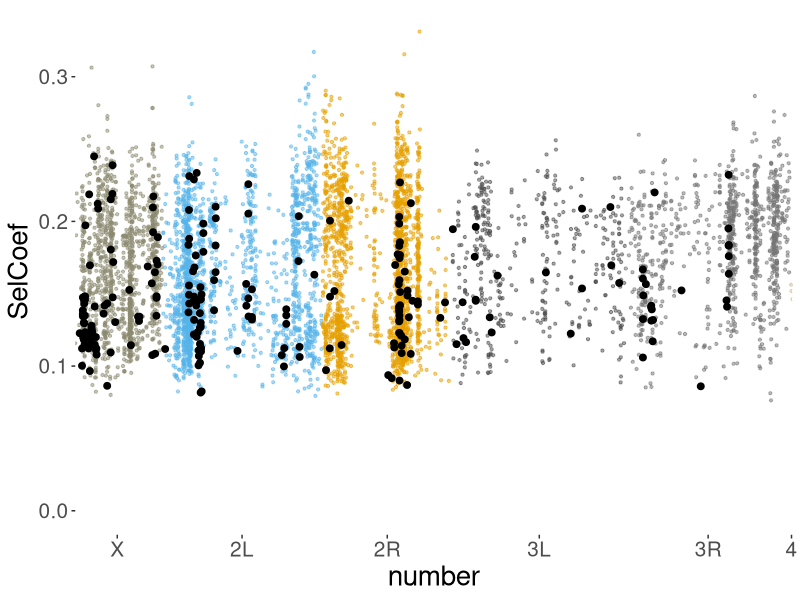

Source code (R):
#Overlay Plots
require(data.table)
require(tidyverse)

xcs <- fread('../Data/Positions/candidatePos.csv')
#Positions

require(tidyverse)
require(data.table)

Zxc_sig <- fread('../Data/poolseq_outputs/poolseq_FDR_Sigpos.csv')
Zxc_length <- fread('../Data/poolseq_outputs/SelCoef_Full_LENGTHS.csv')
aa <- Zxc_length$x[1]
bb <- Zxc_length$x[2]
cc <- Zxc_length$x[3]
dd <- Zxc_length$x[4]
ee <- Zxc_length$x[5]
ff <- Zxc_length$x[6]

# 
Zxc_count <- Zxc_sig %>%
  group_by(chr, pos) %>%
  mutate(count = n())
Zxc_count2 <- Zxc_count[which(Zxc_count$count==1),]
Zxc_count2 <- Zxc_count2[which(Zxc_count2$Treatment=='Sel'),]

mmaaxx <- max(Zxc_count2$meanSelCoef)

Zxc_count2$sig <- ifelse(Zxc_count2$pos %in% xcs$pos & Zxc_count2$chr %in% xcs$chr, "Yes", 'No')


nnonSig_3R <- Zxc_count2[which(Zxc_count2$sig=="No"),]
ssig_3R <- Zxc_count2[which(Zxc_count2$sig=="Yes"),]

Chr_plot_sig <- ggplot(data = nnonSig_3R, aes(x=number, y=meanSelCoef, colour=chr)) + 
  geom_point(size = 0.8, alpha=0.5, show.legend = F) +
  scale_x_discrete(limits=c(aa/2, aa+(bb/2), (aa+bb+(cc/2)), (aa+bb+cc+(dd/2)), (aa+bb+cc+dd+(ee/2)), (aa+bb+cc+dd+ee+(ff/2))), labels = c('X', "2L", "2R", '3L', '3R', '4')) + 
  scale_colour_manual(values=c("#56B4E9", "#E69F00", 'grey30', 'grey46', 'wheat3', 'lemonchiffon4')) + 
  theme(text = element_text(size=20), 
        axis.text.x= element_text(size=15), 
        axis.text.y= element_text(size=15)) +
  ylab("SelCoef") +
  theme(panel.background = element_blank()) +
  geom_point(size=2, colour='black', alpha=1, show.legend = F, data=ssig_3R, aes(x=number, y=meanSelCoef)) +
  ylim(0,mmaaxx)

Chr_plot_sig
